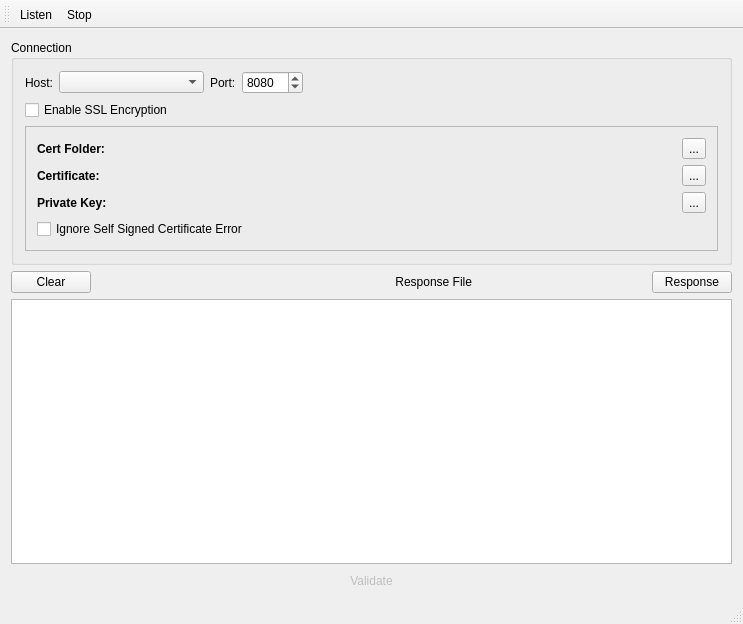
<?xml version="1.0" encoding="UTF-8"?>
<ui version="4.0">
 <class>MultiSpeakerServerClass</class>
 <widget class="QMainWindow" name="MultiSpeakerServerClass">
  <property name="geometry">
   <rect>
    <x>0</x>
    <y>0</y>
    <width>743</width>
    <height>624</height>
   </rect>
  </property>
  <property name="windowTitle">
   <string>MultiSpeakerServer</string>
  </property>
  <widget class="QWidget" name="centralWidget">
   <layout class="QVBoxLayout" name="verticalLayout">
    <item>
     <widget class="QGroupBox" name="groupBox_2">
      <property name="title">
       <string>Connection</string>
      </property>
      <layout class="QGridLayout" name="gridLayout_2">
       <item row="0" column="0">
        <layout class="QHBoxLayout" name="horizontalLayout">
         <item>
          <widget class="QLabel" name="label_2">
           <property name="font">
            <font>
             <weight>50</weight>
             <bold>false</bold>
            </font>
           </property>
           <property name="text">
            <string>Host:</string>
           </property>
          </widget>
         </item>
         <item>
          <widget class="QComboBox" name="HostCombo">
           <property name="sizePolicy">
            <sizepolicy hsizetype="MinimumExpanding" vsizetype="Fixed">
             <horstretch>0</horstretch>
             <verstretch>0</verstretch>
            </sizepolicy>
           </property>
           <property name="minimumSize">
            <size>
             <width>115</width>
             <height>0</height>
            </size>
           </property>
           <property name="maximumSize">
            <size>
             <width>145</width>
             <height>16777215</height>
            </size>
           </property>
          </widget>
         </item>
         <item>
          <widget class="QLabel" name="label">
           <property name="font">
            <font>
             <weight>50</weight>
             <bold>false</bold>
            </font>
           </property>
           <property name="text">
            <string>Port:</string>
           </property>
          </widget>
         </item>
         <item>
          <widget class="QSpinBox" name="PortSpin">
           <property name="minimum">
            <number>0</number>
           </property>
           <property name="maximum">
            <number>65535</number>
           </property>
           <property name="value">
            <number>8080</number>
           </property>
          </widget>
         </item>
         <item>
          <spacer name="horizontalSpacer">
           <property name="orientation">
            <enum>Qt::Horizontal</enum>
           </property>
           <property name="sizeHint" stdset="0">
            <size>
             <width>40</width>
             <height>20</height>
            </size>
           </property>
          </spacer>
         </item>
        </layout>
       </item>
       <item row="1" column="0">
        <widget class="QCheckBox" name="EnableSslCheck">
         <property name="text">
          <string>Enable SSL Encryption</string>
         </property>
        </widget>
       </item>
       <item row="2" column="0">
        <widget class="QFrame" name="SslFrame">
         <property name="frameShape">
          <enum>QFrame::StyledPanel</enum>
         </property>
         <property name="frameShadow">
          <enum>QFrame::Raised</enum>
         </property>
         <layout class="QVBoxLayout" name="verticalLayout_4">
          <item>
           <layout class="QGridLayout" name="gridLayout">
            <item row="0" column="0">
             <widget class="QLabel" name="CertFolderLabel2">
              <property name="font">
               <font>
                <weight>75</weight>
                <bold>true</bold>
               </font>
              </property>
              <property name="text">
               <string>Cert Folder:</string>
              </property>
             </widget>
            </item>
            <item row="0" column="1">
             <widget class="QLabel" name="CertFolderLabel">
              <property name="text">
               <string/>
              </property>
             </widget>
            </item>
            <item row="0" column="2">
             <widget class="QToolButton" name="CertFolderBrowseBtn">
              <property name="text">
               <string>...</string>
              </property>
             </widget>
            </item>
            <item row="1" column="0">
             <widget class="QLabel" name="label_3">
              <property name="font">
               <font>
                <weight>75</weight>
                <bold>true</bold>
               </font>
              </property>
              <property name="text">
               <string>Certificate:</string>
              </property>
             </widget>
            </item>
            <item row="1" column="1">
             <widget class="QLabel" name="CertFileLabel">
              <property name="sizePolicy">
               <sizepolicy hsizetype="Expanding" vsizetype="Preferred">
                <horstretch>0</horstretch>
                <verstretch>0</verstretch>
               </sizepolicy>
              </property>
              <property name="text">
               <string/>
              </property>
             </widget>
            </item>
            <item row="1" column="2">
             <widget class="QToolButton" name="CertFileBrowseBtn">
              <property name="text">
               <string>...</string>
              </property>
             </widget>
            </item>
            <item row="2" column="0">
             <widget class="QLabel" name="label_4">
              <property name="font">
               <font>
                <weight>75</weight>
                <bold>true</bold>
               </font>
              </property>
              <property name="text">
               <string>Private Key:</string>
              </property>
             </widget>
            </item>
            <item row="2" column="1">
             <widget class="QLabel" name="PrivateKeyFileLabel">
              <property name="sizePolicy">
               <sizepolicy hsizetype="Expanding" vsizetype="Preferred">
                <horstretch>0</horstretch>
                <verstretch>0</verstretch>
               </sizepolicy>
              </property>
              <property name="text">
               <string/>
              </property>
             </widget>
            </item>
            <item row="2" column="2">
             <widget class="QToolButton" name="PrivateKeyFileBrowseBtn">
              <property name="text">
               <string>...</string>
              </property>
             </widget>
            </item>
           </layout>
          </item>
          <item>
           <widget class="QCheckBox" name="IgnoreSelfSignedCertCheck">
            <property name="text">
             <string>Ignore Self Signed Certificate Error</string>
            </property>
           </widget>
          </item>
         </layout>
        </widget>
       </item>
      </layout>
     </widget>
    </item>
    <item>
     <layout class="QHBoxLayout" name="horizontalLayout_2">
      <item>
       <widget class="QPushButton" name="btnClear">
        <property name="text">
         <string>Clear</string>
        </property>
       </widget>
      </item>
      <item>
       <spacer name="horizontalSpacer_3">
        <property name="orientation">
         <enum>Qt::Horizontal</enum>
        </property>
        <property name="sizeHint" stdset="0">
         <size>
          <width>58</width>
          <height>20</height>
         </size>
        </property>
       </spacer>
      </item>
      <item>
       <widget class="QLabel" name="respFileName">
        <property name="minimumSize">
         <size>
          <width>200</width>
          <height>0</height>
         </size>
        </property>
        <property name="layoutDirection">
         <enum>Qt::LeftToRight</enum>
        </property>
        <property name="text">
         <string>Response File</string>
        </property>
        <property name="alignment">
         <set>Qt::AlignRight|Qt::AlignTrailing|Qt::AlignVCenter</set>
        </property>
       </widget>
      </item>
      <item>
       <spacer name="horizontalSpacer_2">
        <property name="orientation">
         <enum>Qt::Horizontal</enum>
        </property>
        <property name="sizeHint" stdset="0">
         <size>
          <width>118</width>
          <height>20</height>
         </size>
        </property>
       </spacer>
      </item>
      <item>
       <widget class="QPushButton" name="btnResponse">
        <property name="text">
         <string>Response</string>
        </property>
       </widget>
      </item>
     </layout>
    </item>
    <item>
     <widget class="QPlainTextEdit" name="plainTextEdit"/>
    </item>
    <item>
     <layout class="QHBoxLayout" name="horizontalLayout_3">
      <item>
       <spacer name="horizontalSpacer_4">
        <property name="orientation">
         <enum>Qt::Horizontal</enum>
        </property>
        <property name="sizeHint" stdset="0">
         <size>
          <width>178</width>
          <height>20</height>
         </size>
        </property>
       </spacer>
      </item>
      <item>
       <widget class="QToolButton" name="btnValid8">
        <property name="enabled">
         <bool>false</bool>
        </property>
        <property name="toolTip">
         <string>Click to Export to file</string>
        </property>
        <property name="text">
         <string>Validate</string>
        </property>
        <property name="autoRaise">
         <bool>true</bool>
        </property>
       </widget>
      </item>
      <item>
       <spacer name="horizontalSpacer_5">
        <property name="orientation">
         <enum>Qt::Horizontal</enum>
        </property>
        <property name="sizeHint" stdset="0">
         <size>
          <width>278</width>
          <height>20</height>
         </size>
        </property>
       </spacer>
      </item>
     </layout>
    </item>
   </layout>
  </widget>
  <widget class="QMenuBar" name="menuBar">
   <property name="geometry">
    <rect>
     <x>0</x>
     <y>0</y>
     <width>743</width>
     <height>24</height>
    </rect>
   </property>
  </widget>
  <widget class="QToolBar" name="mainToolBar">
   <attribute name="toolBarArea">
    <enum>TopToolBarArea</enum>
   </attribute>
   <attribute name="toolBarBreak">
    <bool>false</bool>
   </attribute>
   <addaction name="ListenAct"/>
   <addaction name="StopAct"/>
  </widget>
  <widget class="QStatusBar" name="statusBar"/>
  <action name="ListenAct">
   <property name="text">
    <string>Listen</string>
   </property>
  </action>
  <action name="StopAct">
   <property name="text">
    <string>Stop</string>
   </property>
  </action>
 </widget>
 <layoutdefault spacing="6" margin="11"/>
 <resources/>
 <connections/>
</ui>
